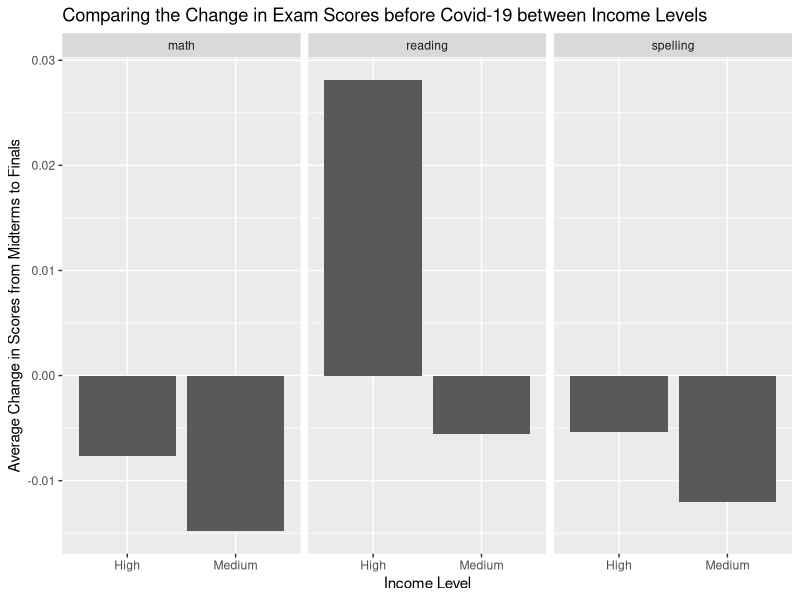

This chart was generated by the following R code:
## ---- chunk 1
library(tidyverse)
covid <- read_csv("data/clean_covid_formatted.csv")
## ---- chunk 2
covid |>
  select(subject, grade,`income_medium`, `income_high`) |>
  pivot_longer(cols = c(-subject, -grade),
               names_to = "income_level",
               values_to = "scores_diff") |>
  mutate(income_level = as.factor(str_to_sentence(str_extract(income_level, "medium|high")))) |>
  mutate(income_level = fct_relevel(income_level, c("medium", "high")),
         subject = as.factor(subject)) |>
  group_by(income_level, subject) |>
  summarize(mean_scores_diff = mean(scores_diff)) |>
  ggplot(aes(y = mean_scores_diff, x = income_level)) +
  geom_col() +
  facet_wrap(~subject) +
  labs(x = "Income Level",
       y = "Average Change in Scores from Midterms to Finals",
       title = "Comparing the Change in Exam Scores before Covid-19 between Income Levels")

# Control: bar graphs compare learning gains for high and medium income outcome before Covid, faceted by subject, averaged grade.
# x = income status, y = average grade difference pre-Covid, facet = subject

